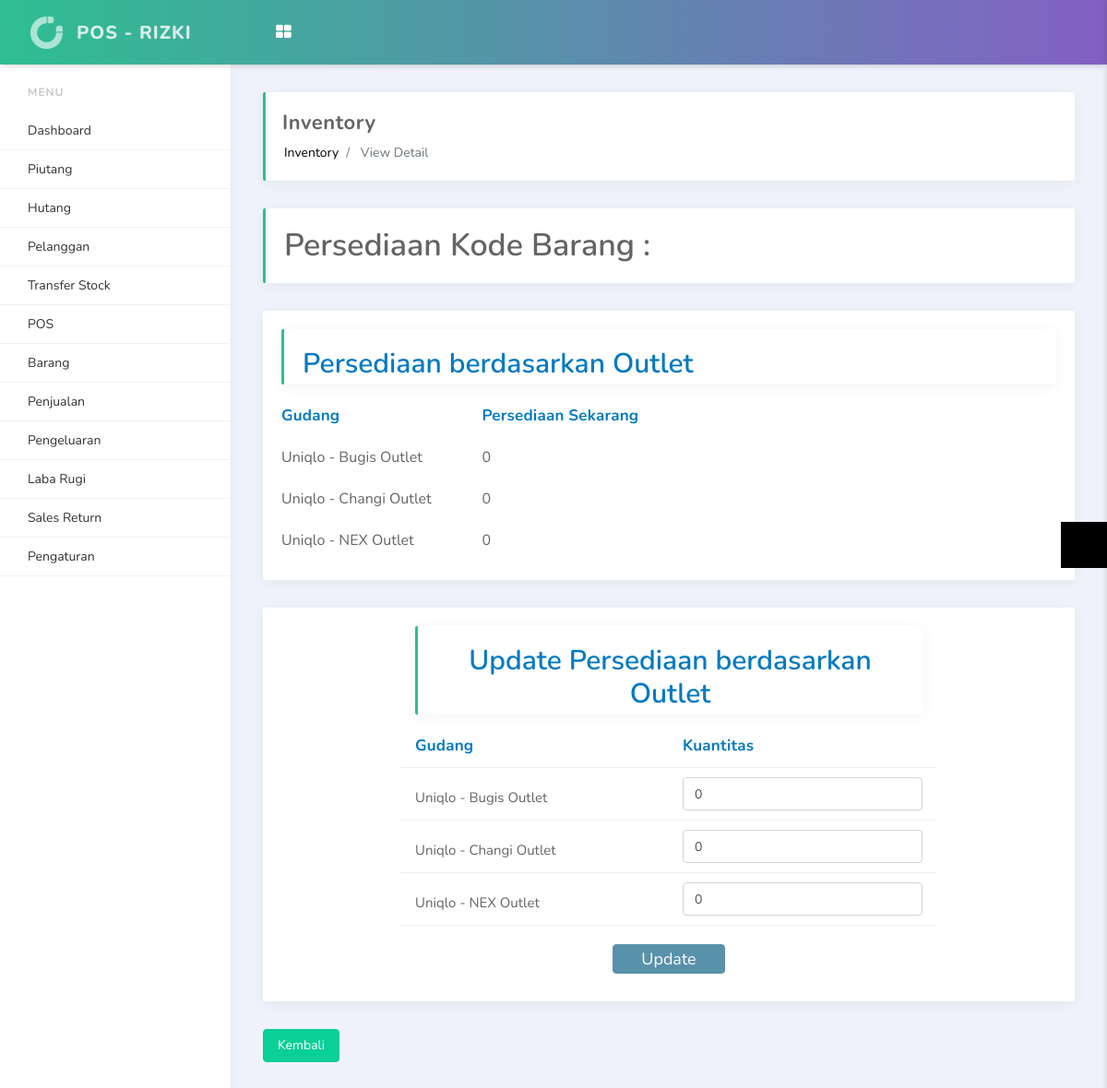
Before: /index.php/inventory/view_detail (signed in) with the older database file.
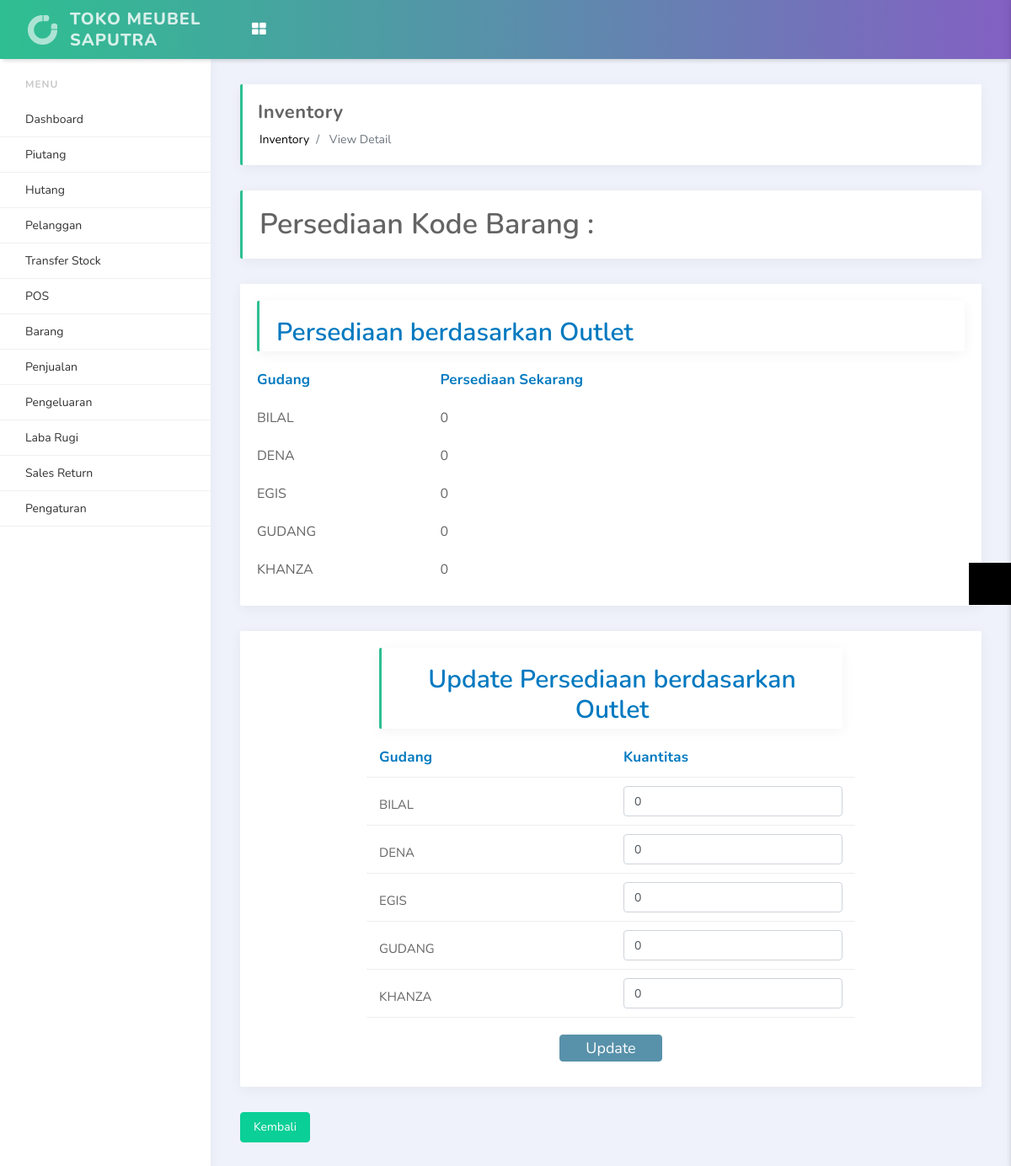
After: the same page with the newer database file.
### tables this page shows
CREATE TABLE `site_setting` (
  `id` int(11) NOT NULL,
  `site_name` varchar(499) NOT NULL,
  `site_logo` varchar(255) NOT NULL,
  `timezone` varchar(499) NOT NULL,
  `pagination` int(11) NOT NULL,
  `tax` double(11,2) NOT NULL,
  `currency` char(3) NOT NULL,
  `address` text NOT NULL,
  `datetime_format` varchar(30) NOT NULL,
  `display_product` int(11) NOT NULL,
  `display_keyboard` int(11) NOT NULL,
  `default_customer_id` int(11) NOT NULL,
  `updated_user_id` int(11) NOT NULL,
  `updated_datetime` datetime NOT NULL
);

CREATE TABLE `outlets` (
  `id` int(11) NOT NULL,
  `name` varchar(499) NOT NULL,
  `address` longtext NOT NULL,
  `contact_number` varchar(499) NOT NULL,
  `receipt_header` longtext NOT NULL,
  `receipt_footer` longtext NOT NULL,
  `created_user_id` int(11) NOT NULL,
  `created_datetime` datetime NOT NULL,
  `updated_user_id` int(11) NOT NULL,
  `updated_datetime` datetime NOT NULL,
  `status` int(11) NOT NULL COMMENT '1: Active, 0: Inactive'
);

### application/controllers/Inventory.php (called while the page is built, shortened)
<?php
class Inventory extends CI_Controller
{
    public function __construct()
    {
        $this->load->model('Inventory_model');
        $this->load->model('Constant_model');
    }
    public function view_detail()
    {
        $pcode = $this->input->get('pcode');
        $data['pcode'] = $pcode;
        $data['lang_dashboard'] = $this->lang->line('dashboard');
        $data['lang_transfer_stock'] = $this->lang->line('transfer_stock');
        $data['lang_customers'] = $this->lang->line('customers');
        $data['lang_gift_card'] = $this->lang->line('gift_card');
        $data['lang_add_gift_card'] = $this->lang->line('add_gift_card');
        $data['lang_list_gift_card'] = $this->lang->line('list_gift_card');
        $data['lang_debit'] = $this->lang->line('debit');
        $data['lang_sales'] = $this->lang->line('sales');
        $data['lang_today_sales'] = $this->lang->line('today_sales');
        $data['lang_opened_bill'] = $this->lang->line('opened_bill');
        $data['lang_reports'] = $this->lang->line('reports');
        $data['lang_sales_report'] = $this->lang->line('sales_report');
        $data['lang_expenses'] = $this->lang->line('expenses');
        $data['lang_expenses_category'] = $this->lang->line('expenses_category');
        $data['lang_pnl'] = $this->lang->line('pnl');
        $data['lang_pnl_report'] = $this->lang->line('pnl_report');
        $data['lang_pos'] = $this->lang->line('pos');
        $data['lang_return_order'] = $this->lang->line('return_order');
        $data['lang_return_order_report'] = $this->lang->line('return_order_report');
        $data['lang_inventory'] = $this->lang->line('inventory');
        $data['lang_products'] = $this->lang->line('products');
        $data['lang_list_products'] = $this->lang->line('list_products');
        $data['lang_print_product_label'] = $this->lang->line('print_product_label');
        $data['lang_product_category'] = $this->lang->line('product_category');
        $data['lang_purchase_order'] = $this->lang->line('purchase_order');
        $data['lang_setting'] = $this->lang->line('setting');
        $data['lang_outlets'] = $this->lang->line('outlets');
        $data['lang_users'] = $this->lang->line('users');
        $data['lang_suppliers'] = $this->lang->line('suppliers');
        $data['lang_system_setting'] = $this->lang->line('system_setting');
        $data['lang_payment_methods'] = $this->lang->line('payment_methods');
        $data['lang_logout'] = $this->lang->line('logout');
        $data['lang_point_of_sales'] = $this->lang->line('point_of_sales');
        $data['lang_amount'] = $this->lang->line('amount');
        $data['lang_monthly_sales_outlet'] = $this->lang->line('monthly_sales_outlet');
        $data['lang_no_match_found'] = $this->lang->line('no_match_found');
        $data['lang_create_return_order'] = $this->lang->line('create_return_order');
        $data['lang_action'] = $this->lang->line('action');
        $data['lang_edit'] = $this->lang->line('edit');
        $data['lang_status'] = $this->lang->line('status');
        $data['lang_add'] = $this->lang->line('add');
        $data['lang_back'] = $this->lang->line('back');
        $data['lang_update'] = $this->lang->line('update');
        $data['lang_active'] = $this->lang->line('active');
        $data['lang_inactive'] = $this->lang->line('inactive');
        $data['lang_name'] = $this->lang->line('name');
        $data['lang_search_product'] = $this->lang->line('search_product');
        $data['lang_add_to_list'] = $this->lang->line('add_to_list');
        $data['lang_submit'] = $this->lang->line('submit');
        $data['lang_receive'] = $this->lang->line('receive');
        $data['lang_view'] = $this->lang->line('view');
        $data['lang_created'] = $this->lang->line('created');
        $data['lang_tax'] = $this->lang->line('tax');
        $data['lang_discount_amount'] = $this->lang->line('discount_amount');
        $data['lang_total'] = $this->lang->line('total');
        $data['lang_totat_payable'] = $this->lang->line('totat_payable');
        $data['lang_inventory_for_product'] = $this->lang->line('inventory_for_product');
        $data['lang_current_inventory_qty'] = $this->lang->line('current_inventory_qty');
        $data['lang_update_inventory_by_outlet'] = $this->lang->line('update_inventory_by_outlet');
        $data['lang_inventory_by_outlet'] = $this->lang->line('inventory_by_outlet');
        $data['lang_quantity'] = $this->lang->line('quantity');
        $this->load->view('inventory_detail', $data);
    }
}

### index.php (called while the page is built, shortened)
<?php
require_once BASEPATH.'core/CodeIgniter.php';

### application/models/Constant_model.php (called while the page is built, shortened)
<?php
class Constant_model extends CI_Model
{
    public function getDataTwoColumn($table, $col1_name, $col1_value, $col2_name, $col2_value)
    {
        $this->db->where("$col1_name", $col1_value);
        $this->db->where("$col2_name", $col2_value);
        $query = $this->db->get("$table");
        $result = $query->result();
        $this->db->save_queries = false;
        return $result;
    }
    public function getDataOneColumnSortColumn($table, $col1_name, $col1_value, $sort_column, $sort_type)
    {
        $this->db->where("$col1_name", $col1_value);
        $this->db->order_by("$sort_column", "$sort_type");
        $query = $this->db->get("$table");
        $result = $query->result();
        $this->db->save_queries = false;
        return $result;
    }
}

### application/views/inventory_detail.php (the view, shortened to what this page needs)
<?php
    require_once 'includes/header4.php';
?>
<section id="content">
	<div class="row">
		<div class="col-lg-12">
			<h1 class="page-header"><?php echo $lang_inventory_for_product; ?> : <?php echo $pcode; ?></h1>
		</div>
	</div>
	<div class="row">
		<div class="col-md-12">
			<div class="card">
				<div class="card-body">
					<h1 class="page-header" style="margin-top: 0px; padding-bottom: 4px; font-size: 30px; margin: 0px 0 11px; color: #0079c0;">
						<?php echo $lang_inventory_by_outlet; ?>
					</h1>
					<div class="row" style="padding-top: 10px; padding-bottom: 10px;">
						<div class="col-md-3"><b style="color: #0079c0; letter-spacing: 0.2px; font-size: 17px;"><?php echo $lang_outlets; ?></b></div>
						<div class="col-md-9"><b style="color: #0079c0; letter-spacing: 0.2px; font-size: 17px;"><?php echo $lang_current_inventory_qty; ?></b></div>
					</div>
					<?php
                        $outletData = $this->Constant_model->getDataOneColumnSortColumn('outlets', 'status', '1', 'name', 'ASC');
                        for ($t = 0; $t < count($outletData); ++$t) {
                            $outlet_name = $outletData[$t]->name; ?>
					<div class="row" style="padding-top: 10px; padding-bottom: 10px;">
						<div class="col-md-3" style="font-size: 16px;">
							<?php echo $outlet_name; ?>
						</div>
						<div class="col-md-9" style="font-size: 16px;">
							<?php
                                $invQty = 0;
                            echo $invQty; ?>
						</div>
					</div>
					<?php
                        }
                    ?>
				</div>
			</div>
			<?php
                if ($user_role < 3) {
                    ?>
			<form action="<?=base_url()?>index.php/inventory/updateInventoryQty" method="post" onsubmit="return confirm('Do you want to update Inventory?')">
				<div class="card">
					<div class="card-body">
						<div class="row">
							<div class="col-md-2"></div>
							<div class="col-md-8">
	<h1 class="page-header" style="margin-top: 0px; padding-bottom: 4px; font-size: 30px; margin: 0px 0 11px; color: #0079c0; text-align: center;">
		<?php echo $lang_update_inventory_by_outlet; ?>
	</h1>
	<div class="row" style="padding-top: 10px; padding-bottom: 10px; border-bottom: 1px solid #eee;">
		<div class="col-md-6"><b style="color: #0079c0; letter-spacing: 0.2px; font-size: 17px;"><?php echo $lang_outlets; ?></b></div>
		<div class="col-md-6"><b style="color: #0079c0; letter-spacing: 0.2px; font-size: 17px;"><?php echo $lang_quantity; ?></b></div>
	</div>
	<?php
        if ($user_role == 1) {
            $outletData = $this->Constant_model->getDataOneColumnSortColumn('outlets', 'status', '1', 'name', 'ASC');
        } else {
            $outletData = $this->Constant_model->getDataOneColumn('outlets', 'id', "$user_outlet");
        }
                    for ($t = 0; $t < count($outletData); ++$t) {
                        $outlet_id = $outletData[$t]->id;
                        $outlet_name = $outletData[$t]->name; ?>
	<div class="row" style="padding-top: 10px; padding-bottom: 10px; border-bottom: 1px solid #eee;">
		<div class="col-md-6" style="padding-top: 10px; font-size: 15px;">
			<?php echo $outlet_name; ?>
		</div>
		<div class="col-md-6">
			<input type="text" class="form-control" name="qty_<?php echo $outlet_id; ?>" value="0" />
		</div>
	</div>
	<?php
                    } ?>
	<div class="row" style="padding-top: 10px; padding-bottom: 10px;">
		<div class="col-md-12" style="text-align: center; padding-top: 10px;">
			<button class="btn btn-primary" style="padding: 8px 30px; font-size: 18px;">
				<?php echo $lang_update; ?>
			</button>
		</div>
	</div>
							</div>
							<div class="col-md-2"></div>
						</div>
					</div>
				</div>
			</form>
			<?php
                }
            ?>
			<a href="<?=base_url()?>index.php/inventory/view" style="text-decoration: none;">
				<div class="btn btn-success" >
					<i class="icono-caretLeft" style="color: #FFF;"></i><?php echo $lang_back; ?>
				</div>
			</a>
		</div>
	</div>
</section>
<?php
    require_once 'includes/footer4.php';
?>

### application/views/includes/header4.php (shortened to what this page needs)
<?php
    $user_role = $this->input->cookie('role_id', TRUE);
    $settingResult = $this->db->get_where('site_setting');
    $settingData = $settingResult->row();
    $setting_site_name = $settingData->site_name;
 ?>
<!doctype html>
<html lang="en">
<head>
    <link rel="stylesheet" href="<?php echo base_url() ?>assets/vendors/bundle.css" type="text/css">
    <link rel="stylesheet" href="<?php echo base_url() ?>assets/vendors/datepicker/daterangepicker.css">
    <link rel="stylesheet" href="<?php echo base_url() ?>assets/vendors/vmap/jqvmap.min.css">
    <link rel="stylesheet" href="<?php echo base_url() ?>assets/css/app.min.css" type="text/css">
    <link rel="stylesheet" href="<?php echo base_url() ?>assets/css/custom.css" type="text/css">
    <link rel="stylesheet" type="text/css" href="https://stackpath.bootstrapcdn.com/font-awesome/4.7.0/css/font-awesome.min.css">
</head>
<body>
<div class="side-menu">
    <div class='side-menu-body'>
        <ul>
            <?php
            $link = $this->uri->segment(1);
            ?>
            <li class="side-menu-divider">Menu</li>
            <?php
            if ($user_role == 3) {
                echo "<li>".anchor('index.php/cashier/',$lang_pos)."</li>";
                echo "
                <li>
                <a href='#'>Sales Return</a>
                <ul>
                    <li>
                        <a <?php if (($link == '')) {
                    ?> style='background-color: #e9ecf2;' <?php
                } ?> href='<?=base_url()?>index.php/sales_return/'>
                            Buat Sales Return
                        </a>
                    </li>
                    <li>
                        <a <?php if (($link == 'data_return')) {
                    ?> style='background-color: #e9ecf2;' <?php
                } ?> href='<?=base_url()?>index.php/sales_return/data_return'>
                            Data Sales Return
                        </a>
                    </li>
                </ul>
            </li>
                ";
            }else{
            ?>
            <li><?php echo anchor('index.php/dashboard',$lang_dashboard,($link=="dashboard"?'class="active"':'')) ?></li>
            <li><?php echo anchor('index.php/piutang',"Piutang",($link=="piutang"?'class="active"':'')) ?></li>
            <li><?php echo anchor('index.php/hutang',"Hutang",($link=="hutang"?'class="active"':'')) ?></li>
            <li><?php echo anchor('index.php/customers/view',$lang_customers,($link=="customers"?'class="active"':'')) ?></li>
            <li><?php echo anchor('index.php/transfer_stock/view',"Transfer Stock",($link=="transfer_stock"?'class="active"':'')) ?></li>
            <li><?php echo anchor('index.php/cashier/',$lang_pos,($link=="cashier"?'class="active"':'')) ?></li>
            <li>
                <a href="#"></i> <span><?php echo $lang_products; ?></span> </a>
            </li>
            <li>
                <a href="#"><span><?php echo $lang_sales; ?></span> </a>
            </li>
            <li>
                <a href="#"><?php echo $lang_expenses ?></a>
            </li>
            <li>
                <a href="#"><?php echo $lang_pnl ?></a>
            </li>
            <li>
                <a href="#">Sales Return</a>
            </li>
            <li>
                <a href="#"><?php echo $lang_setting; ?></a>
            </li>
                    <?php
                    }
                            ?>
        </ul>
    </div>
</div>
<nav class="navbar">
    <div class="container-fluid">
        <div class="header-logo">
            <a href="#">
                <img src="<?php echo base_url() ?>assets/media/image/light-logo.png" alt="...">
                <span class="logo-text d-none d-lg-block"><?php echo $setting_site_name ?></span>
            </a>
        </div>
        <div class="header-body">
            <ul class="navbar-nav">
                <li class="nav-item dropdown d-none d-lg-block">
                    <a href="#" class="nav-link" data-toggle="dropdown">
                        <i class="fa fa-th-large"></i>
                    </a>
                </li>
            </ul>
        </div>
    </div>
</nav>
<main class="main-content">
    <div class="container-fluid">
        <div class="page-header d-md-flex justify-content-between align-items-center">
            <div>
                <h4><?php echo ucwords(str_replace('_', ' ', $this->uri->segment(1))) ?></h4>
                <nav aria-label="breadcrumb">
                    <ol class="breadcrumb">
                        <li class="breadcrumb-item"><a href="#"><?php echo ucwords(str_replace('_', ' ', $this->uri->segment(1))) ?></a></li>
                        <li class="breadcrumb-item active" aria-current="page">
                            <?php if ($this->uri->segment(2)){
                                 echo ucwords(str_replace('_', ' ', $this->uri->segment(2)));
                            } ?>
                            </li>
                    </ol>
                </nav>
            </div>
        </div>

### application/views/includes/footer4.php (shortened to what this page needs)
 </div>
</main>
</body>
</html>

Changed rows visible on the page:
removed outlets: name "Uniqlo - Bugis Outlet", invQty "0"
removed outlets: name "Uniqlo - Changi Outlet", invQty "0"
removed outlets: name "Uniqlo - NEX Outlet", invQty "0"
changed site_setting: site_name "POS - RIZKI" → "TOKO MEUBEL SAPUTRA"
added outlets: name "BILAL", invQty "0"
added outlets: name "DENA", invQty "0"
added outlets: name "EGIS", invQty "0"
added outlets: name "GUDANG", invQty "0"
added outlets: name "KHANZA", invQty "0"
